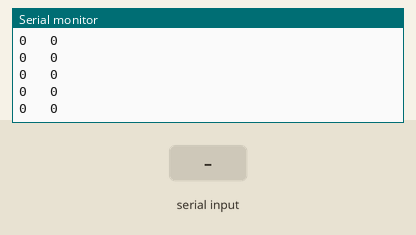
The sketch below on a simulated Arduino Mega 2560, built with avr-gcc and run on an emulated ATmega2560. Parts: the last lines printed to the serial monitor. The inputs (shaded band) are chosen by the test bench.

Above: at 1.2 s.
1.3 s: "1" received over the second serial link
At 1.31 s:
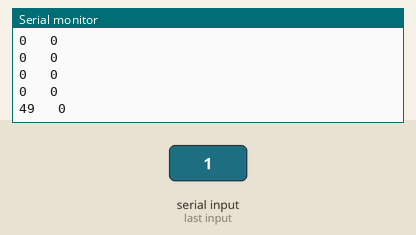
2.8 s: "0" received over the second serial link
At 2.81 s:
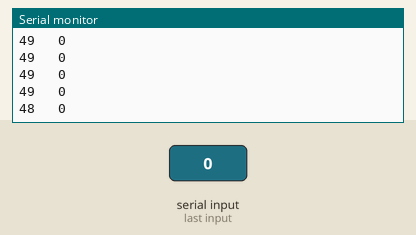
4.3 s: "2" received over the second serial link
At 4.32 s:
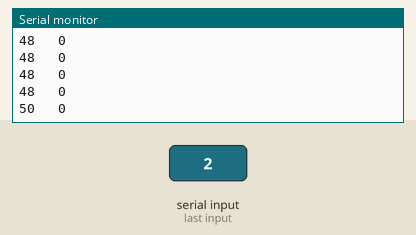
Timing chart, 0 to 7.3 s (numbered marks = the images above; inputs shaded):
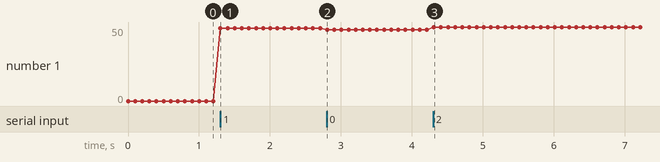

The sketch:

Visual.ino
```cpp
int MVLeftChar=0;
int MVLeftCharPrevious=0;
int MVRightChar=0;
int MVRightCharPrevious=0;

void setup() {
  Serial.begin(9600);
  Serial1.begin(9600);
  Serial3.begin(9600);
}

void loop() {
  while(Serial1.available()){
    MVLeftChar = Serial1.read();
  }
  Serial.print(MVLeftChar);
  Serial.print("   ");
  while(Serial3.available()){
    MVRightChar = Serial3.read();
  }
  Serial.println(MVRightChar);
  delay(100);
}
```

Measured:
- after the input at 1.3 s, the serial monitor: prints a new line at once (image 1)
- after the input at 2.8 s, the serial monitor: prints a new line at once (image 2)
- after the input at 4.3 s, the serial monitor: prints a new line at once (image 3)
- plotted number 1: 0 → 49 after the input at 1.3 s, 49 → 48 after the input at 2.8 s, 48 → 50 after the input at 4.3 s
